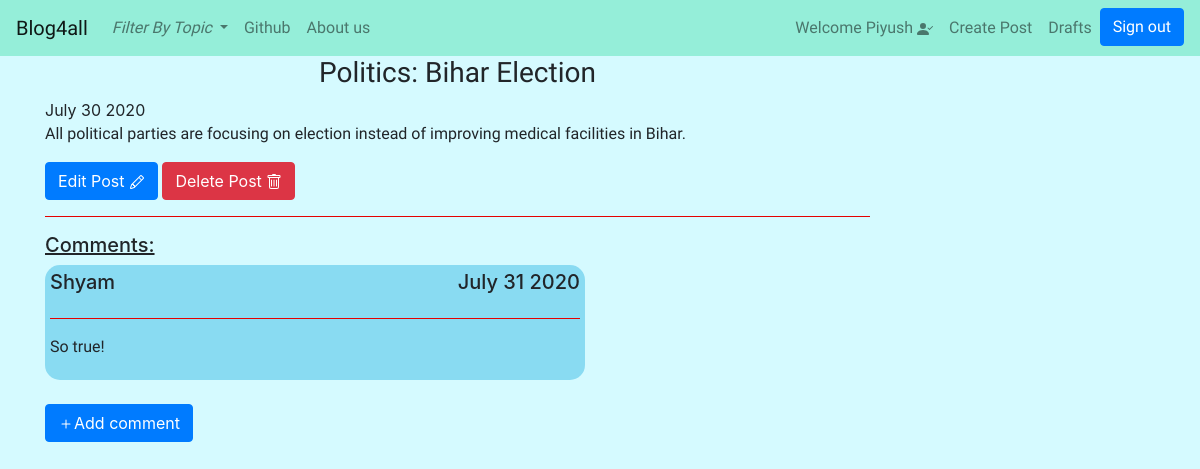
Page /post/2/ (signed in) on the committed database.
### blog/models.py (models this page shows, shortened)
class Blogpost(models.Model):
    author = models.ForeignKey(User,on_delete = models.CASCADE)
    topic = models.CharField(max_length=50,choices=TOPIC_CHOICES,default='Others')
    title = models.CharField(max_length=200)
    text = models.TextField()
    create_date = models.DateTimeField(default=timezone.now)
    published_date = models.DateTimeField(blank=True,null=True)
    def datepublished(self):
        return self.published_date.strftime('%B %d %Y')
    def __str__(self):
        return self.topic + ': ' +  self.title

class Comment(models.Model):
    post = models.ForeignKey(Blogpost,on_delete=models.CASCADE,related_name='comments')
    author = models.CharField( max_length=200)
    text = models.TextField()
    create_date = models.DateTimeField(default=timezone.now)
    approved_comment = models.BooleanField(default=False)
    def datepublished(self):
        return self.create_date.strftime('%B %d %Y')

### blog/views.py (the view)
# urls.py: path('post/<int:pk>/',views.BlogpostDetailView.as_view(),name = 'blog_details'),
class BlogpostDetailView(DetailView):
    model = Blogpost
    template_name = 'blog/post_detail.html'

### blog/templates/blog/post_detail.html (shortened to what this page needs)
{% extends "blog/base.html" %}
{% block body_block %}
    <div class="post_details">
        <h3 class="post_title loader">{{blogpost}}</h3>
        {% if blogpost.published_date %}
            <div class="date postdate">
                {{blogpost.datepublished}}
            </div>
        {% else %}
            {% if user.is_authenticated %}
            <a class="btn btn-success" href="{% url 'blog:publish_post' pk=blogpost.pk %}">Publish</a>
            {% endif %}
        {% endif %}
        <div class="post-content">
            <p>{{blogpost.text|safe|linebreaksbr}}</p>
        </div>
        {% if user.is_authenticated %}
            <a class="btn btn-primary" href="{% url 'blog:edit_post' pk=blogpost.pk %}">
                Edit Post
            </a>
            <a class="btn btn-danger" href="{% url 'blog:delete_post' pk=blogpost.pk %}">
                Delete Post
            </a>
        {% endif %}
        <hr color="red">
        <h5><u> Comments:</u></h5>
        <div class="row">
            <div class="col-8">
                {% for comment in blogpost.comments.all %}
                <div class="comment-view">
                    {% if comment.approved_comment %}
                    <div class="row">
                        <div class="col-6">
                            <h5> {{comment.author}}</h5>
                        </div>
                        <div class="col-6">
                            <h5 align='right'>{{comment.datepublished}}</h5>
                        </div>
                    </div>
                    <hr color="red">
                    <p class="comment-text" style="font-family: 'Courgette', cursive;">{{comment.text}}</p>
                    {% endif %}
                </div>
                {% endfor %}
            </div>
        </div>
        <br>
        <a class="btn btn-primary" href="{% url 'blog:add_comment' pk=blogpost.pk %}">Add comment
        </a>
    </div>
{% endblock body_block %}

### blog/templates/blog/base.html (shortened to what this page needs)
<!DOCTYPE html>
{% load static %}
<html lang="en">
    <head>
        <link rel="stylesheet" href="https://stackpath.bootstrapcdn.com/bootstrap/4.5.0/css/bootstrap.min.css"
>
        <link rel="stylesheet" href="//cdn.jsdelivr.net/npm/medium-editor@latest/dist/css/medium-editor.min.css" type="text/css"
            media="screen" charset="utf-8">
        <link rel="stylesheet" href="{% static 'css/blog.css' %}">
        </head>
    <body>
        <nav class="navbar navbar-expand-lg  navbar-custom navbar-light">
            <a class="navbar-brand" href="{% url 'blog:blogs_list' %}">Blog4all</a>
            <div class="collapse navbar-collapse" id="navbarSupportedContent">
                <ul class="navbar-nav mr-auto">
                    <li class="nav-item dropdown">
                        <a class="nav-link dropdown-toggle" href="#" id="navbarDropdown" role="button" data-toggle="dropdown"
                            aria-haspopup="true" aria-expanded="false">
                            <i>Filter By Topic</i>
                        </a>
                    </li>
                    <li class="nav-item">
                        <a class="nav-link" href="https://github.com/piyushprince346">Github</a>
                    </li>
                    <li class="nav-item">
                        <a class="nav-link" href="{% url 'blog:about' %}">About us <span class="sr-only">(current)</span></a>
                    </li>
                </ul>
                <ul class="navbar-nav navbar-right">
                    {% if user.is_authenticated %}
                        <li class="nav-item">
                            <a class="nav-link" href="">Welcome {{user.username}}  </a>
                        </li>
                        <li class="nav-item">
                            <a class="nav-link" href="{% url 'blog:new_post' %}">Create Post</a>
                        </li>
                        <li class="nav-item">
                            <a class="nav-link" href="{% url 'blog:drafts' %}">Drafts</a>
                        </li>
                        <li class="nav-item">
                            <a class="btn btn-primary" href="{% url 'logout' %}">Sign out</a>
                        </li>
                    {% else %}
                        <li class="nav-item">
                            <a class="btn btn-primary" href="{% url 'login' %}" class="nav-link">Sign in</a>
                        </li>
                    {% endif %}
                </ul>
            </div>
        </nav>
        <div class="container">
            <div class="row">
                <div class="col-9">
                    {% block body_block %}
                    {% endblock body_block %}
                 </div>
                 <div class="col-3">
                 </div>
            </div>
        </div>
    </body>
</html>

### blog/static/css/blog.css (style rules this page uses)
body { background-color: rgb(213, 250, 255); }
.post_title { font-family: 'Exo', sans-serif; text-align: center; }
.post-content { font-family: 'Courgette', cursive; }
.navbar-custom { background-color: rgba(143, 238, 214, 0.911); font-family: 'Exo', sans-serif; }
.comment-view { padding: 5px 5px 5px 5px; border-width: 5px; border-color: brown; background-color: rgba(131, 216, 241, 0.918); border-radius: 15px; }
.loader { filter:hue-rotate(0deg); color:linear-gradient(45deg,#0f8,#08f); animation:hue 10000ms infinite linear; }

### rows in the picture
Blogpost: topic+title "Politics: Bihar Election", datepublished "July 30 2020", text "All political parties are focusing on election instead of improving medical facilities in Bihar."
Comment: author "Shyam", datepublished "July 31 2020", text "So true!"

### other values in the picture
{{ user.username }} "Piyush"
